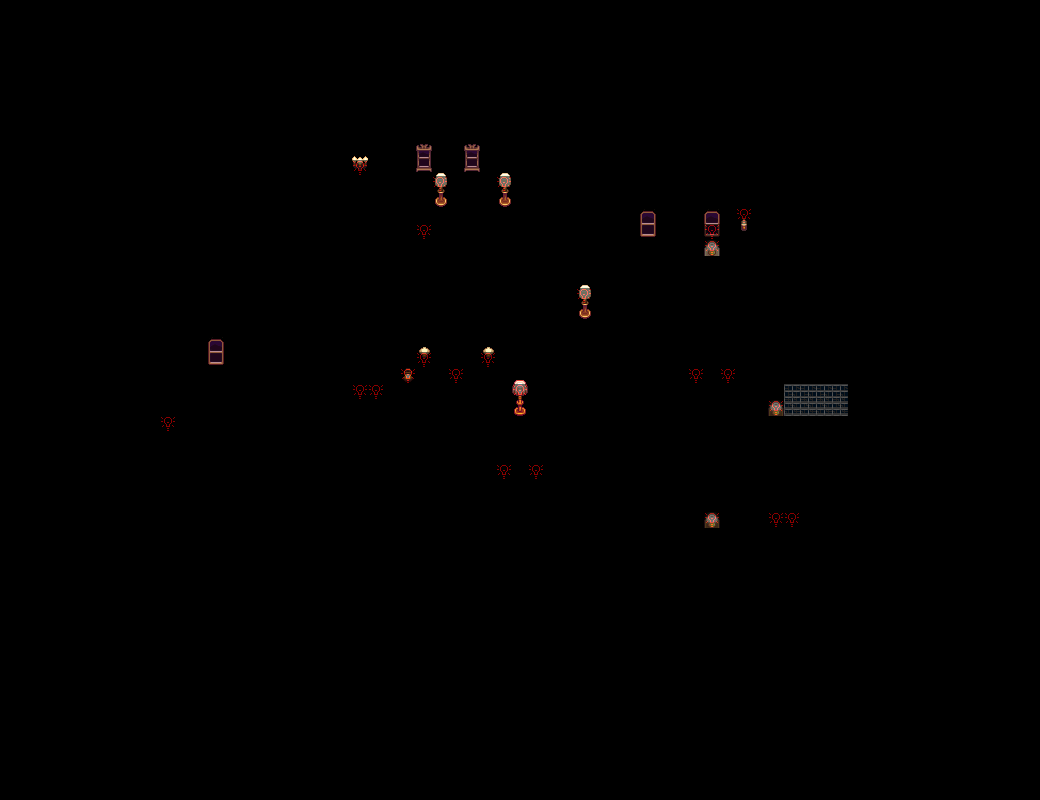

Tiled map render using the project's own tile images. Description and the map definition, with tile-layer contents summarised, below:
An orthogonal 65x50 tile map with 16x16 px tiles, 5 tile layers (Back, Buildings, Front, AlwaysFront, ...), 12 tilesets.

<map version="1.10" tiledversion="1.10.2" orientation="orthogonal" renderorder="right-down" width="65" height="50" tilewidth="16" tileheight="16" infinite="0" nextlayerid="36" nextobjectid="1">
 <properties>
  <property name="AmbientLight" value="95 95 95" />
  <property name="Doors" value="19 21 1 120 38 23 1 120 42 30 1 120" />
  <property name="Music" value="fall1" />
  <property name="Warp" value="25 36 Custom_Baldur_Village 27 12 26 36 Custom_Baldur_Village 27 12 27 36 Custom_Baldur_Village 27 12" />
 </properties>
 <tileset firstgid="1" source="townInterior.tsx" />
 <tileset firstgid="3393" source="furniture.tsx" />
 <tileset firstgid="6369" source="furniture_desert.tsx" />
 <tileset firstgid="6577" source="furniture_desert2.tsx" />
 <tileset firstgid="7089" source="furniture_wooden.tsx" />
 <tileset firstgid="7440" source="7ed1edbb-aea0-41b6-8f8b-d29d4f350641.tsx" />
 <tileset firstgid="7791" source="furniture_3.tsx" />
 <tileset firstgid="8142" source="Thing.tsx" />
 <tileset firstgid="8590" source="walls_and_floors.tsx" />
 <tileset firstgid="9150" source="Flooring.tsx" />
 <tileset firstgid="10110" source="Thing2.tsx" />
 <tileset firstgid="10846" name="paths" tilewidth="16" tileheight="16" tilecount="36" columns="4">
  <image source="paths.png" width="64" height="144" />
 </tileset>
 <layer id="33" name="Back" width="65" height="50">
  <data>[3250 cells, 8 non-empty, 2 distinct tile ids]</data>
 </layer>
 <layer id="34" name="Buildings" width="65" height="50">
  <data>[3250 cells, 4 non-empty, 2 distinct tile ids]</data>
 </layer>
 <layer id="32" name="Front" width="65" height="50">
  <data>[3250 cells, 29 non-empty, 16 distinct tile ids]</data>
 </layer>
 <layer id="35" name="AlwaysFront" width="65" height="50">
  <data>[3250 cells, 1 non-empty, 1 distinct tile ids]</data>
 </layer>
 <layer id="31" name="paths" width="65" height="50">
  <properties>
   <property name="AmbientLight" value="95 95 95" />
   <property name="Doors" value="28 15 1 120 26 22 1 120" />
   <property name="Music" value="50s" />
   <property name="Warp" value="15 20 Custom_Baldur_Village 67 32 14 20 Custom_Baldur_Village 67 32 16 20 Custom_Baldur_Village 67 32" />
  </properties>
  <data>[3250 cells, 24 non-empty, 1 distinct tile ids]</data>
 </layer>
</map>
